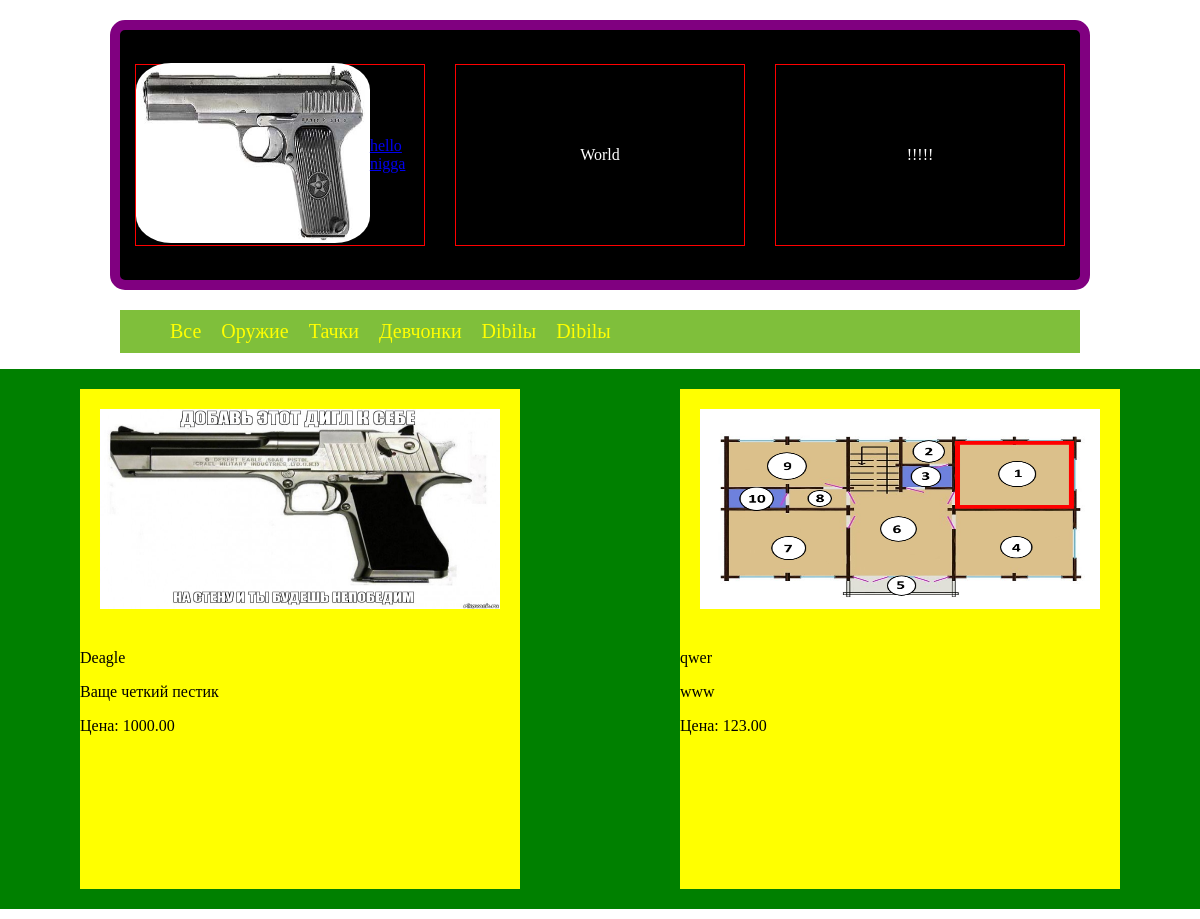
/site/1/, run on the app's committed database.
### new_site/models.py (models this page shows, shortened)
class Category(models.Model):
    name = models.CharField(max_length=250, blank=True)

class Product(models.Model):
    title = models.CharField(max_length=250)
    description = models.TextField()
    price = models.DecimalField(max_digits=6, decimal_places=2)
    image = models.ImageField(upload_to='images')
    created = models.DateTimeField(auto_created=True, null=True, blank=True)
    update = models.DateTimeField(auto_now=True, null=True, blank=True)
    categories = models.ForeignKey('Category', on_delete=models.CASCADE, null=True, blank=True)

### new_site/views.py (the view)
# urls.py: path('<int:id>/', category_sort, name="category_sort"),
def category_sort(request, id):
    categories = Category.objects.all()
    products = Product.objects.filter(categories=id)
    context = {"products": products, "categories": categories}
    return render(request, 'categories_products.html', context)

### new_site/templates/categories_products.html
{% extends 'new_main_page.html' %}
{% block content %}
    {% for prod in products %}
    <div class="item_img">
        <img src="{{ prod.image.url }}" alt="" class="img">
        <p>{{ prod.title }}</p>
        <p>{{ prod.description }}</p>
        <p>Цена: {{ prod.price }}</p>
    </div>
    {% endfor %}
{% endblock %}

### new_site/templates/new_main_page.html (shortened to what this page needs)
<!DOCTYPE html>
{% load static %}
<html lang="en">
<head>
    <link rel="stylesheet" href="{% static 'css/new_main.css' %}">
</head>
<body>
<header id="header">
    <div class="block">
        <a href="https://mail.ru/"><img src="{% static 'img/pistolet.jpg' %}" alt="" class="header__logo"></a>
        <a href="https://html5book.ru/">hello nigga</a>
    </div>
    <div class="block">World</div>
    <div class="block">!!!!!</div>
</header>
<nav class="nav">
    <ul class="nav_ul">
        <li><a href="{% url 'new_site:main_page' %}">Все</a></li>
        {% for cat in categories %}
        <li><a href="{% url 'new_site:category_sort' cat.id %}">{{ cat.name }}</a></li>
        {% endfor %}
    </ul>
</nav>
<main class="main">
{% block content %}{% endblock %}
</main>
</body>
</html>

### new_site/static/css/new_main.css (style rules this page uses)
body { margin: 0; padding: 0; }
#header { margin: 20px auto; display: flex; justify-content: space-around; align-items: center; width: 80%; height: 250px; border: 10px solid purple; background: black; border-radius: 15px; }
.block { display: flex; justify-content: center; align-items: center; width: 30%; height: 180px; color: white; border: 1px solid red; }
.header__logo { width: 100%; height: 180px; border-radius: 15%; }
.main { display: flex; justify-content: space-around; margin: 10px auto; background: green; }
.nav { width: 80%; margin: 10px auto; background : #7fbf3b; }
.nav_ul { display: flex; list-style: none; }
.nav_ul li { padding: 10px; }
.nav_ul a { text-decoration: none; color: yellow; font-size: 20px; }
.item_img { width: 440px; height: 500px; margin: 20px; background: yellow; }
.img { width: 400px; height: 200px; padding: 20px; }

### data on the page
Category: name "Оружие"
Category: name "Тачки"
Category: name "Девчонки"
Category: name "Dibilы"
Category: name "Dibilы"
Product: image (picture), title "Deagle", description "Ваще четкий пестик", price "1000.00"
Product: image (picture), title "qwer", description "www", price "123.00"
